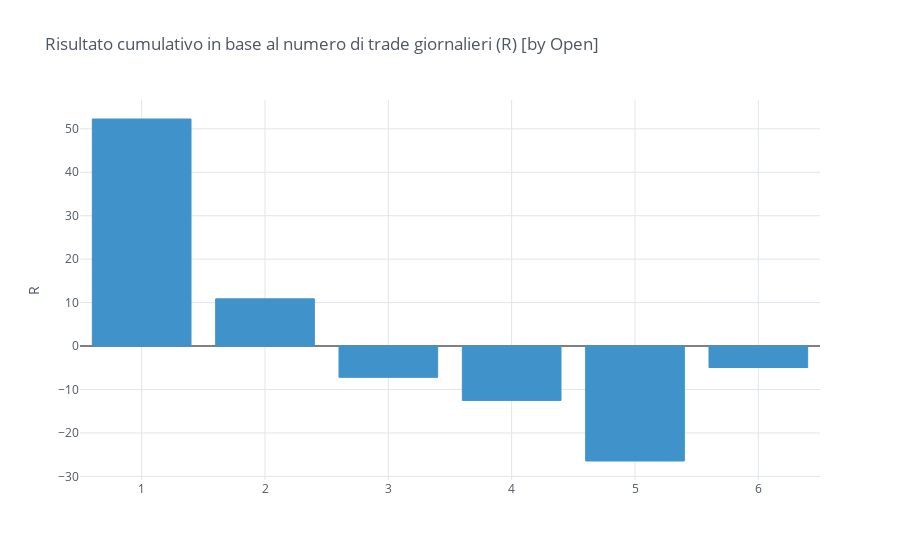

Notebook code cell kept with this figure:
### Code cell
df['result'] = df_100.groupby(pd.Grouper(freq='D')).sum()['result']
df.groupby('close').sum().loc[1:, 'result'].iplot(kind='bar', opacity=1, colors=cf_colors,
                                                  title='Risultato cumulativo in base al numero di trade giornalieri (R) [by Open]',
                                                  yTitle='R', zerolinecolor='grey')

### Figure 1 — Plotly figure (JSON) as saved in the notebook; plotly's stock layout.template omitted (floating-point values rounded to 4 significant figures)
{"data": [{"marker": {"color": "rgba(63, 147, 202, 1)", "line": {"color": "rgba(63, 147, 202, 1.0)", "width": 1}}, "name": "result", "orientation": "v", "text": "", "type": "bar", "x": [1.0, 2.0, 3.0, 4.0, 5.0, 6.0], "y": [52.26, 10.87, -7.194, -12.5, -26.45, -4.931]}], "layout": {"legend": {"bgcolor": "#FFFFFF", "font": {"color": "#4D5663"}}, "paper_bgcolor": "#FFFFFF", "plot_bgcolor": "#FFFFFF", "title": {"font": {"color": "#4D5663"}, "text": "Risultato cumulativo in base al numero di trade giornalieri (R) [by Open]"}, "xaxis": {"gridcolor": "#E1E5ED", "showgrid": true, "tickfont": {"color": "#4D5663"}, "title": {"font": {"color": "#4D5663"}, "text": ""}, "zerolinecolor": "grey"}, "yaxis": {"gridcolor": "#E1E5ED", "showgrid": true, "tickfont": {"color": "#4D5663"}, "title": {"font": {"color": "#4D5663"}, "text": "R"}, "zerolinecolor": "grey"}}}
